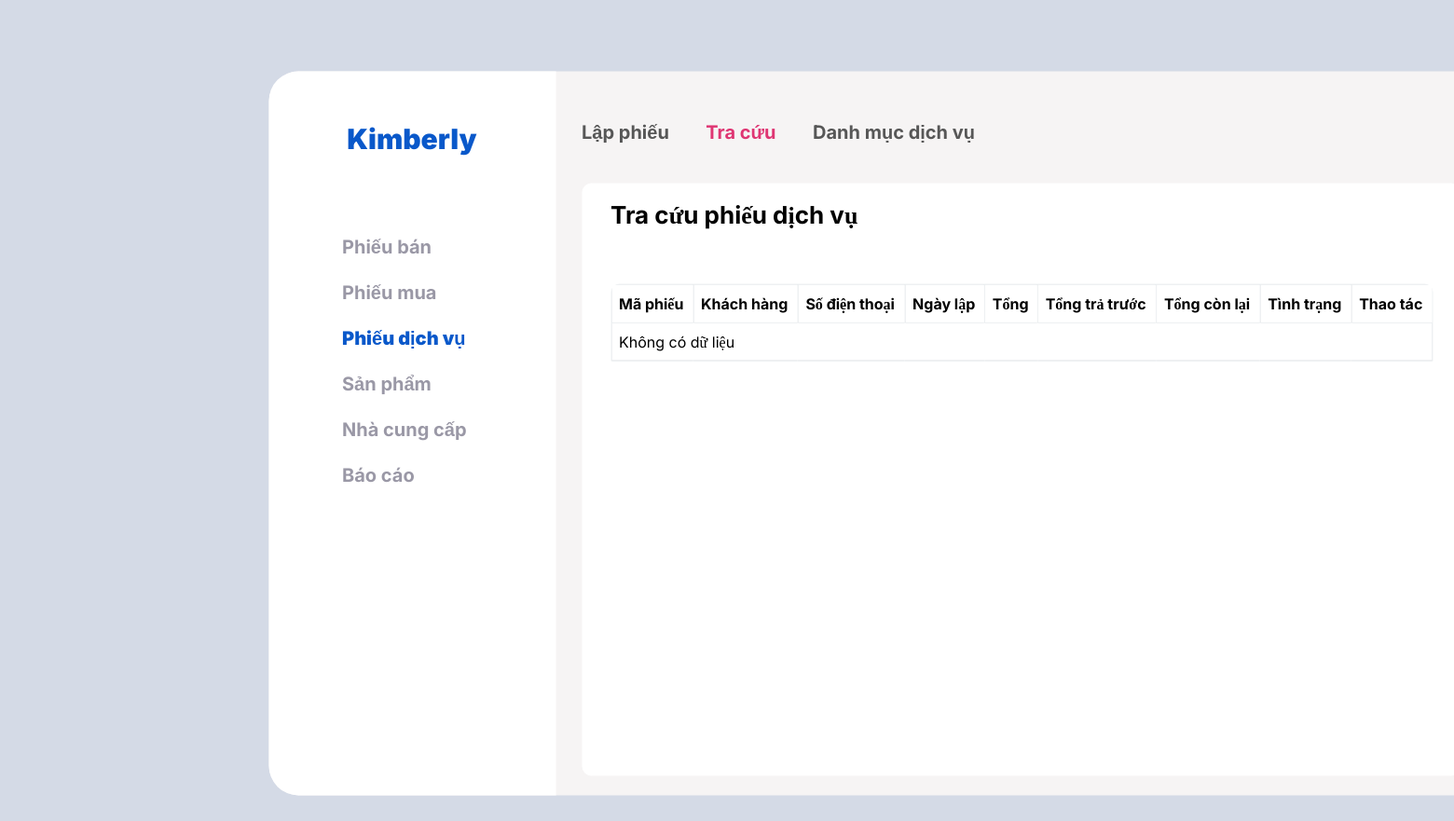
The page /Frontend/traCuuDichVu.php (signed in) on the database as committed earlier.
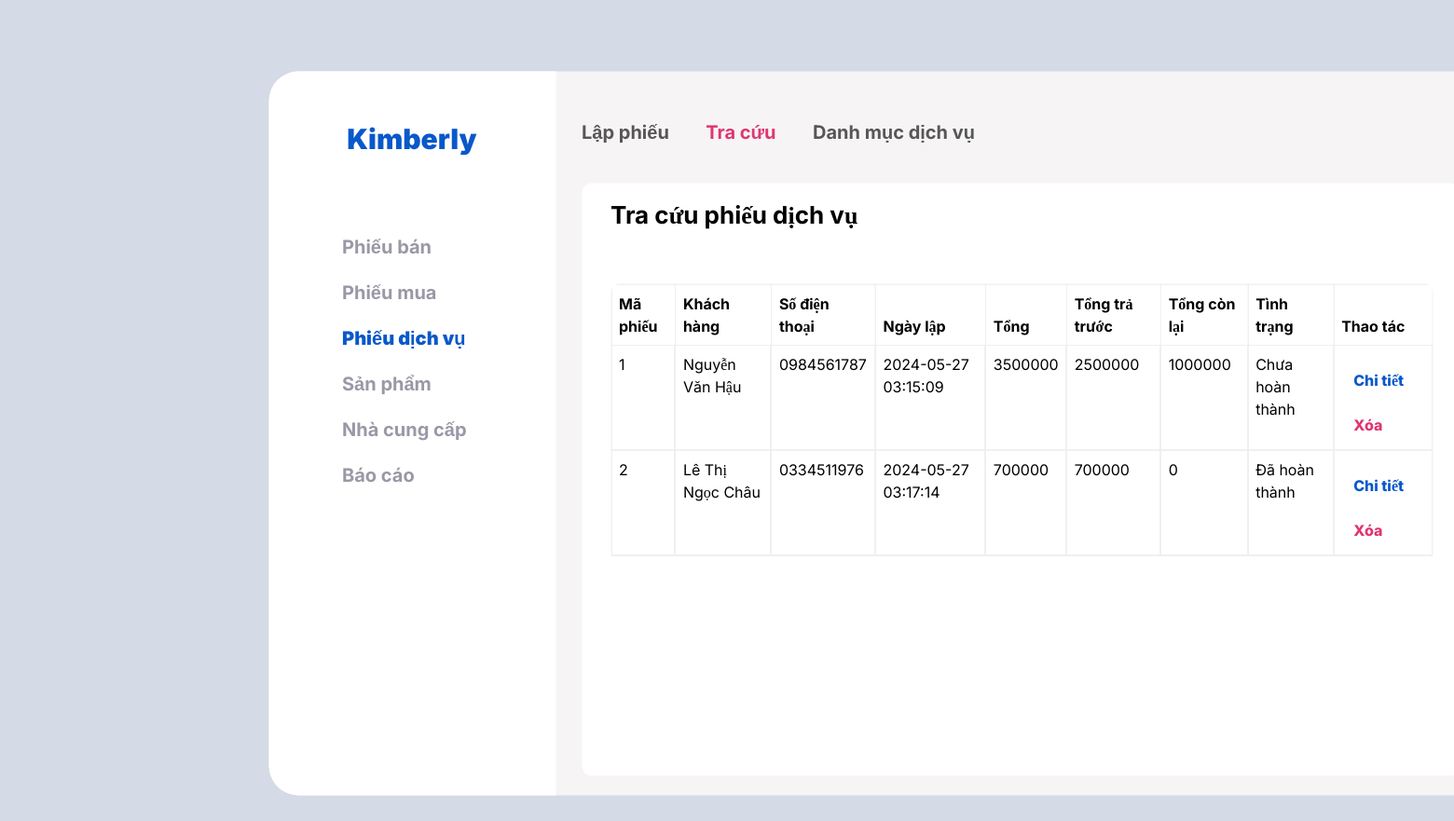
The same page on the database as committed later.
### tables this page shows
CREATE TABLE `ctphieudv` (
  `SoPhieu` int(10) NOT NULL,
  `LoaiDV` int(10) NOT NULL,
  `DonGia` bigint(50) NOT NULL,
  `SoLuong` int(10) NOT NULL,
  `ThanhTien` bigint(50) NOT NULL,
  `TraTruoc` bigint(50) NOT NULL,
  `ConLai` bigint(50) NOT NULL,
  `NgayGiao` datetime NOT NULL,
  `TinhTrang` varchar(255) NOT NULL
);

CREATE TABLE `phieudichvu` (
  `SoPhieu` int(10) NOT NULL,
  `NgayLap` datetime NOT NULL,
  `KhachHang` varchar(255) NOT NULL,
  `SDT` varchar(255) NOT NULL,
  `TongTien` bigint(50) NOT NULL,
  `TraTrc` bigint(50) NOT NULL,
  `ConLai` bigint(50) NOT NULL,
  `TinhTrang` varchar(255) NOT NULL
);

### BackEnd_TraCuuPDV/get_DV_slip_data.php (the view, shortened to what this page needs)
<?php
include '../Backend_TraCuuPDV/db_connection.php';
$sql = "SELECT ct.SoPhieu, p.KhachHang, p.SDT, p.NgayLap, ct.ThanhTien, p.TraTrc, p.ConLai, p.TinhTrang
        FROM ctphieudv ct
        JOIN loaidv l ON l.ID = ct.LoaiDV
        JOIN phieudichvu p ON p.SoPhieu = ct.SoPhieu";
$stmt = $mysqli->prepare($sql);
$stmt->execute();
$result = $stmt->get_result();
$DVDisplayed = array();
if ($result->num_rows > 0) {
    while ($row = $result->fetch_assoc()) {
        $SoPhieu = htmlspecialchars($row['SoPhieu'], ENT_QUOTES, 'UTF-8');
        $KhachHang = htmlspecialchars($row['KhachHang'], ENT_QUOTES, 'UTF-8');
        $SDT = htmlspecialchars($row['SDT'], ENT_QUOTES, 'UTF-8');
        $NgayLap = htmlspecialchars($row['NgayLap'], ENT_QUOTES, 'UTF-8');
        $ThanhTien = htmlspecialchars($row['ThanhTien'], ENT_QUOTES, 'UTF-8');
        $TraTrc = htmlspecialchars($row['TraTrc'], ENT_QUOTES, 'UTF-8');
        $ConLai = htmlspecialchars($row['ConLai'], ENT_QUOTES, 'UTF-8');
        $TinhTrang = htmlspecialchars($row['TinhTrang'], ENT_QUOTES, 'UTF-8');
        if (!in_array($SoPhieu, $DVDisplayed)) {
            $loaidvSql = "SELECT l.TenLoai, ct.DonGia, ct.SoLuong, ct.ThanhTien
                          FROM ctphieudv ct
                          JOIN loaidv l ON ct.LoaiDV = l.ID
                          WHERE SoPhieu = ?";
            $loaidvStmt = $mysqli->prepare($loaidvSql);
            $loaidvStmt->bind_param("s", $SoPhieu);
            $loaidvStmt->execute();
            $loaidvResult = $loaidvStmt->get_result();
            $DSDV = array();
            if ($loaidvResult->num_rows > 0) {
                while ($loaidvRow = $loaidvResult->fetch_assoc()) {
                    $DV = array(
                        'TenLoai' => htmlspecialchars($loaidvRow['TenLoai'], ENT_QUOTES, 'UTF-8'),
                        'DonGia' => htmlspecialchars($loaidvRow['DonGia'], ENT_QUOTES, 'UTF-8'),
                        'SoLuong' => htmlspecialchars($loaidvRow['SoLuong'], ENT_QUOTES, 'UTF-8'),
                        'ThanhTien' => htmlspecialchars($loaidvRow['ThanhTien'], ENT_QUOTES, 'UTF-8')
                    );
                    $DSDV[] = $DV;
                }
            }
            $DSDVJson = json_encode($DSDV);
            echo '<tr id="purchase-' . $SoPhieu . '">';
            echo '<td>' . $SoPhieu . '</td>';
            echo '<td>' . $KhachHang . '</td>';
            echo '<td>' . $SDT . '</td>';
            echo '<td>' . $NgayLap . '</td>';
            echo '<td>' . $ThanhTien . '</td>';
            echo '<td>' . $TraTrc . '</td>';
            echo '<td>' . $ConLai . '</td>';
            echo '<td>' . $TinhTrang . '</td>';
            echo '<td>
                    <button type="button" class="btn ChiTiet" onclick="showServiceDetails(\'' . $SoPhieu . '\', \'' . $NgayLap . '\', \'' . $KhachHang . '\', \'' . $ThanhTien . '\', \'' . $SDT . '\', \'' . htmlspecialchars($DSDVJson, ENT_QUOTES, 'UTF-8') . '\')">Chi tiết</button>
                    <button type="button" class="btn Xoa" onclick="deletePurchase(\'' . $SoPhieu . '\')">Xóa</button>
                  </td>';
            echo '</tr>';
            $DVDisplayed[] = $SoPhieu;
        }
    }
} else {
    echo '<tr><td colspan="9">Không có dữ liệu</td></tr>';
}
?>

Rows that differ between the two databases and show on the page:
added ctphieudv: SoPhieu "1", SoPhieu.KhachHang "Nguyễn Văn Hậu", SoPhieu.SDT "0984561787", SoPhieu.NgayLap "2024-05-27 03:15:09", ThanhTien "3500000", SoPhieu.TraTrc "2500000", SoPhieu.ConLai "1000000", SoPhieu.TinhTrang "Chưa hoàn thành"
added ctphieudv: SoPhieu "2", SoPhieu.KhachHang "Lê Thị Ngọc Châu", SoPhieu.SDT "0334511976", SoPhieu.NgayLap "2024-05-27 03:17:14", ThanhTien "700000", SoPhieu.TraTrc "700000", SoPhieu.ConLai "0", SoPhieu.TinhTrang "Đã hoàn thành"
Other text that changed with them:
text no longer shown: "Không có dữ liệu"
